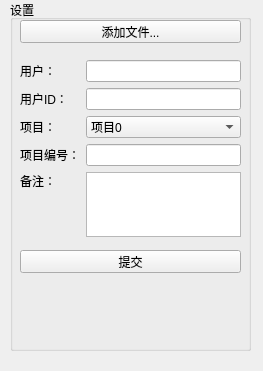
<?xml version="1.0" encoding="UTF-8"?>
<ui version="4.0">
 <class>DataTransfeOptions</class>
 <widget class="QWidget" name="DataTransfeOptions">
  <property name="geometry">
   <rect>
    <x>0</x>
    <y>0</y>
    <width>263</width>
    <height>371</height>
   </rect>
  </property>
  <property name="windowTitle">
   <string>DataTransfeOptions</string>
  </property>
  <widget class="QWidget" name="layoutWidget">
   <property name="geometry">
    <rect>
     <x>20</x>
     <y>60</y>
     <width>221</width>
     <height>177</height>
    </rect>
   </property>
   <layout class="QGridLayout" name="gridLayout">
    <item row="1" column="0" alignment="Qt::AlignLeft">
     <widget class="QLabel" name="label_2">
      <property name="text">
       <string>用户ID：</string>
      </property>
     </widget>
    </item>
    <item row="4" column="0" alignment="Qt::AlignLeft|Qt::AlignTop">
     <widget class="QLabel" name="label_4">
      <property name="text">
       <string>备注：</string>
      </property>
     </widget>
    </item>
    <item row="2" column="0" alignment="Qt::AlignLeft">
     <widget class="QLabel" name="label_3">
      <property name="text">
       <string>项目：</string>
      </property>
     </widget>
    </item>
    <item row="4" column="1" alignment="Qt::AlignLeft">
     <widget class="QTextEdit" name="tedt_Message"/>
    </item>
    <item row="0" column="0" alignment="Qt::AlignLeft">
     <widget class="QLabel" name="label">
      <property name="text">
       <string>用户：</string>
      </property>
     </widget>
    </item>
    <item row="3" column="0" alignment="Qt::AlignRight">
     <widget class="QLabel" name="label_5">
      <property name="text">
       <string>项目编号：</string>
      </property>
     </widget>
    </item>
    <item row="4" column="2">
     <spacer name="horizontalSpacer">
      <property name="orientation">
       <enum>Qt::Horizontal</enum>
      </property>
      <property name="sizeHint" stdset="0">
       <size>
        <width>40</width>
        <height>20</height>
       </size>
      </property>
     </spacer>
    </item>
    <item row="1" column="1">
     <widget class="QLineEdit" name="ledt_Psw"/>
    </item>
    <item row="0" column="1">
     <widget class="QLineEdit" name="ledt_User"/>
    </item>
    <item row="3" column="1">
     <widget class="QLineEdit" name="ledt_ProjectId"/>
    </item>
    <item row="2" column="1">
     <widget class="QComboBox" name="cbox_Project">
      <item>
       <property name="text">
        <string>项目0</string>
       </property>
      </item>
      <item>
       <property name="text">
        <string>项目1</string>
       </property>
      </item>
      <item>
       <property name="text">
        <string>项目2</string>
       </property>
      </item>
      <item>
       <property name="text">
        <string>项目3</string>
       </property>
      </item>
      <item>
       <property name="text">
        <string>项目4</string>
       </property>
      </item>
     </widget>
    </item>
   </layout>
  </widget>
  <widget class="QPushButton" name="pbtn_Commit">
   <property name="geometry">
    <rect>
     <x>20</x>
     <y>250</y>
     <width>221</width>
     <height>23</height>
    </rect>
   </property>
   <property name="text">
    <string>提交</string>
   </property>
  </widget>
  <widget class="QPushButton" name="pbtn_addFiles">
   <property name="geometry">
    <rect>
     <x>20</x>
     <y>20</y>
     <width>221</width>
     <height>23</height>
    </rect>
   </property>
   <property name="text">
    <string>添加文件...</string>
   </property>
  </widget>
  <widget class="QGroupBox" name="groupBox">
   <property name="geometry">
    <rect>
     <x>10</x>
     <y>0</y>
     <width>241</width>
     <height>351</height>
    </rect>
   </property>
   <property name="title">
    <string>设置</string>
   </property>
  </widget>
  <zorder>groupBox</zorder>
  <zorder>layoutWidget</zorder>
  <zorder>pbtn_Commit</zorder>
  <zorder>pbtn_addFiles</zorder>
 </widget>
 <resources/>
 <connections/>
</ui>
